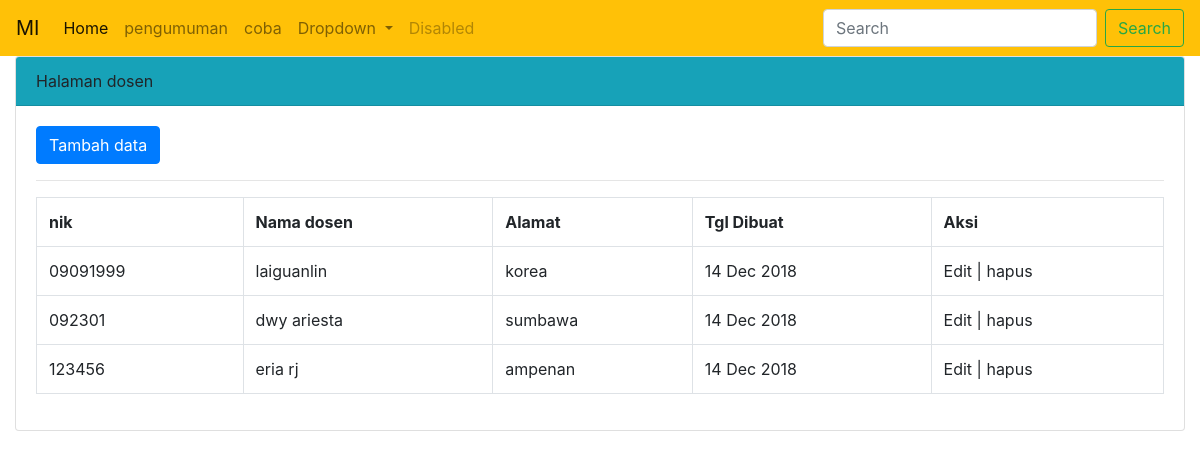
Page /web-ii-mi/index.php/admin/dosen on the committed database.
### tables this page shows
CREATE TABLE IF NOT EXISTS `dosen` (
  `nik` varchar(10) NOT NULL,
  `nama_dosen` varchar(255) NOT NULL,
  `alamat` text NOT NULL,
  `created_at` datetime NOT NULL DEFAULT CURRENT_TIMESTAMP
);

### web-ii-mi/application/controllers/admin/dosen.php (called while the page is built, shortened)
<?php
class dosen extends CI_Controller {
	public function __construct()
	{
		$this->load->model('Dosen_model');
	}
	public function index()
	{
		$data['judul'] = 'dosen';
		$data['sub_judul'] = 'Halaman dosen';
		$data['halaman'] = 'admin/v_dosen';
		$data['isi_table'] = $this->Dosen_model->all();
		$this->load->view('admin/v_tamplate',$data);
	}
}

### web-ii-mi/index.php (called while the page is built, shortened)
<?php
require_once BASEPATH.'core/CodeIgniter.php';

### web-ii-mi/application/models/Dosen_model.php (called while the page is built, shortened)
<?php
class Dosen_model extends CI_Model {
		public function all()
	{
		return $this->db->get('dosen')->result();
	}
}

### web-ii-mi/application/views/admin/v_dosen.php (the view, shortened to what this page needs)
<div class="col-md-12">
	<div class="card">
		<div class="card-header bg-drag bg-info"><?php echo $sub_judul; ?></div>
			<div class="card-body">
				<a href="<?php echo site_url('admin/dosen/tambah'); ?>" class="btn btn-primary">Tambah data</a>
				<hr>
				<table class="table table-bordered">
				<tr>
					<th>nik</th>
					<th>Nama dosen</th>
					<th>Alamat</th>
					<th>Tgl Dibuat</th>
					<th>Aksi</th>
				</tr>
				<?php foreach ($isi_table as $key ) { ?>
				<tr>
					<td><?php echo $key->nik; ?></td>
					<td><?php echo $key->nama_dosen; ?></td>
					<td><?php echo $key->alamat; ?></td>
					<td><?php echo date('d M Y',strtotime($key->created_at)); ?></td>
					<td>
					Edit | hapus
					</td>
			</tr>
			<?php } ?>
				</table>
		</div>
	</div>
</div>

### web-ii-mi/application/views/admin/v_tamplate.php (shortened to what this page needs)
<!DOCTYPE html>
<html>
<head>
	<link rel="stylesheet"
	href="<?php echo base_url('assets/bootstrap/css/bootstrap.css'); ?>">
</head>
<body>
	<nav class="navbar navbar-expand-lg navbar-light bg-warning">
  <a class="navbar-brand" href="#">MI</a>
  <div class="collapse navbar-collapse" id="navbarSupportedContent">
    <ul class="navbar-nav mr-auto">
      <li class="nav-item active">
        <a class="nav-link" href="<?php echo site_url('admin/home/index') ?>">Home</a>
      </li>
      <li class="nav-item">
        <a class="nav-link" href="<?php echo site_url('admin/pengumuman/index') ?>">pengumuman</a>
      </li>
       <li class="nav-item">
        <a class="nav-link" href="<?php echo site_url('admin/home/coba') ?>">coba</a>
      </li>
      <li class="nav-item dropdown">
        <a class="nav-link dropdown-toggle" href="#" id="navbarDropdown" role="button" data-toggle="dropdown" aria-haspopup="true" aria-expanded="false">
          Dropdown
        </a>
      </li>
      <li class="nav-item">
        <a class="nav-link disabled" href="#">Disabled</a>
      </li>
    </ul>
    <form class="form-inline my-2 my-lg-0">
      <input class="form-control mr-sm-2" type="search" placeholder="Search" aria-label="Search">
      <button class="btn btn-outline-success my-2 my-sm-0" type="submit">Search</button>
    </form>
  </div>
</nav>
	<div class="container-fluid">
		<div class="row">
			 <?php $this->load->view($halaman) ?>
		</div>
	</div>
</body>
</html>

### rows in the picture
dosen: nik "09091999", nama_dosen "laiguanlin", alamat "korea", created_at "14 Dec 2018"
dosen: nik "092301", nama_dosen "dwy ariesta", alamat "sumbawa", created_at "14 Dec 2018"
dosen: nik "123456", nama_dosen "eria rj", alamat "ampenan", created_at "14 Dec 2018"

### other values in the picture
$sub_judul "Halaman dosen"
